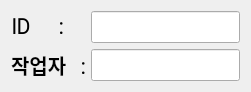
  <widget class="QWidget" name="layoutWidget">
   <property name="geometry">
    <rect>
     <x>190</x>
     <y>30</y>
     <width>251</width>
     <height>71</height>
    </rect>
   </property>
   <layout class="QFormLayout" name="formLayout">
    <item row="0" column="0">
     <widget class="QLabel" name="ID">
      <property name="maximumSize">
       <size>
        <width>600</width>
        <height>40</height>
       </size>
      </property>
      <property name="font">
       <font>
        <family>Roboto Light</family>
        <pointsize>15</pointsize>
        <weight>75</weight>
        <bold>true</bold>
       </font>
      </property>
      <property name="autoFillBackground">
       <bool>false</bool>
      </property>
      <property name="styleSheet">
       <string notr="true">background-color: rgb(255, 255, 255, 0);</string>
      </property>
      <property name="text">
       <string>ID      :  </string>
      </property>
      <property name="alignment">
       <set>Qt::AlignCenter</set>
      </property>
     </widget>
    </item>
    <item row="0" column="1">
     <widget class="QLineEdit" name="idLabel">
      <property name="font">
       <font>
        <pointsize>15</pointsize>
       </font>
      </property>
      <property name="text">
       <string/>
      </property>
      <property name="readOnly">
       <bool>true</bool>
      </property>
     </widget>
    </item>
    <item row="1" column="0">
     <widget class="QLabel" name="Name">
      <property name="maximumSize">
       <size>
        <width>600</width>
        <height>40</height>
       </size>
      </property>
      <property name="font">
       <font>
        <family>Roboto Light</family>
        <pointsize>15</pointsize>
        <weight>75</weight>
        <bold>true</bold>
       </font>
      </property>
      <property name="autoFillBackground">
       <bool>false</bool>
      </property>
      <property name="styleSheet">
       <string notr="true">background-color: rgb(255, 255, 255, 0);</string>
      </property>
      <property name="text">
       <string>작업자   :</string>
      </property>
      <property name="alignment">
       <set>Qt::AlignCenter</set>
      </property>
     </widget>
    </item>
    <item row="1" column="1">
     <widget class="QLineEdit" name="nameLabel">
      <property name="font">
       <font>
        <pointsize>15</pointsize>
       </font>
      </property>
      <property name="text">
       <string/>
      </property>
      <property name="readOnly">
       <bool>true</bool>
      </property>
     </widget>
    </item>
   </layout>
  </widget>
